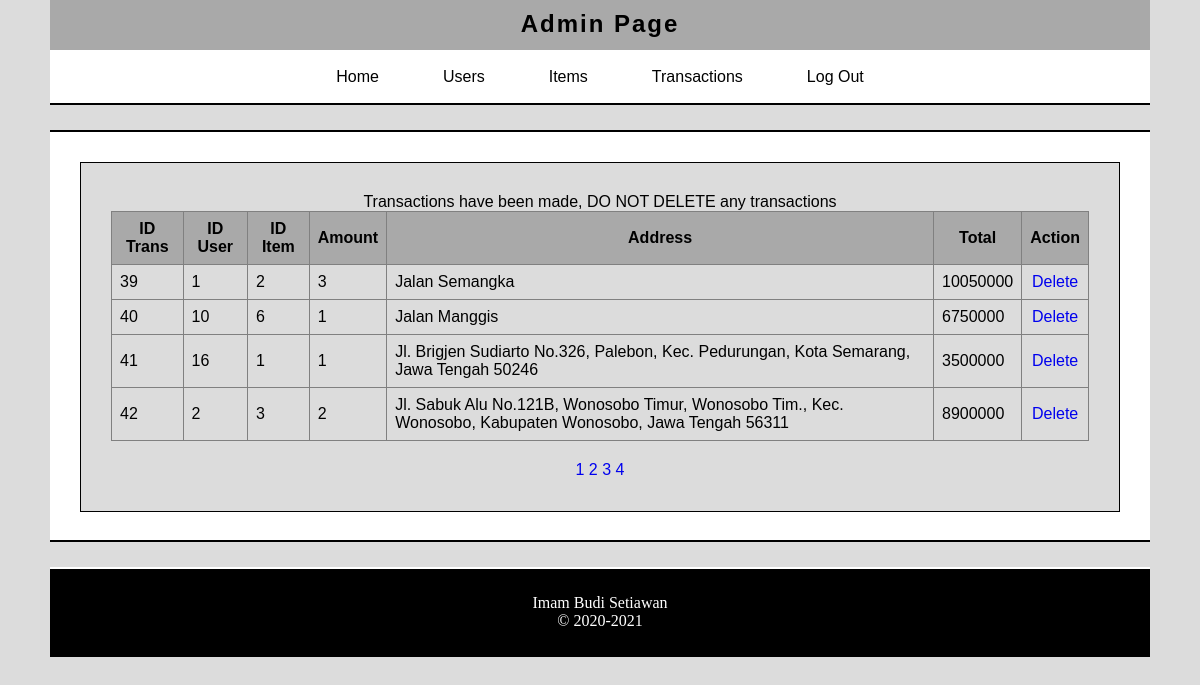
/admin-transaction.php?halaman=2 (signed in), run on the app's committed database.
### tables this page shows
CREATE TABLE `transaction` (
  `id_tr` int(11) NOT NULL,
  `id_user` int(10) NOT NULL,
  `id_item` int(11) NOT NULL,
  `amount` int(10) NOT NULL,
  `address` varchar(300) NOT NULL,
  `total` int(10) NOT NULL
);

### admin-transaction.php (the view, shortened to what this page needs)
<?php
require 'all.php';
?>
<!DOCTYPE html>
<html>
<head>
	<link rel="stylesheet" type="text/css" href="style/dash-style.css">
	<link rel="stylesheet" type="text/css" href="style/admin-style.css">
</head>
<body>
	<?php include 'include/header.php'; ?>
	<div class="content">
		<div class="contentTransaction">
			<p align="center">Transactions have been made, DO NOT DELETE any transactions</p>
			<div>
				<table width="100%" border="1"  class="TransTable">
					<tr>
						<th>ID Trans</th>
						<th>ID User</th>
						<th>ID Item</th>
						<th>Amount</th>
						<th>Address</th>
						<th>Total</th>
						<th>Action</th>
					</tr>
					<?php
						$halaman = 4;
						$page = isset($_GET["halaman"]) ? (int)$_GET["halaman"] : 1;
						$mulai = ($page>1) ? ($page * $halaman) - $halaman : 0;
						$result = mysqli_query($conn, "SELECT * FROM transaction");
						$total = mysqli_num_rows($result);
						$pages = ceil($total/$halaman);
						$query = mysqli_query($conn, "SELECT * FROM transaction LIMIT $mulai, $halaman") or die(mysql_error);
						while ($data = mysqli_fetch_assoc($query))
					{ ?>
						<tr>
							<td><?php echo $data['id_tr']; ?></td>
							<td><?php echo $data['id_user']; ?></td>
							<td><?php echo $data['id_item']; ?></td>
							<td><?php echo $data['amount']; ?></td>
							<td><?php echo $data['address']; ?></td>
							<td><?php echo $data['total']; ?></td>
							<td class="action"><a href="delete-trans.php?id_tr=<?=$data['id_tr'];?>">Delete</a>
				 			</td>
						</tr>
						<?php } ?>
				</table>
				<div class="paging">
					<?php for ($i=1; $i <= $pages ; $i++) { ?>
					<a href="?halaman=<?php echo $i; ?>"><?php echo $i; ?></a>
					<?php } ?>
				</div>
			</div>
		</div>
	</div>
	<?php include 'include/footer.php'; ?>
</body>
</html>

### style/dash-style.css (style rules this page uses)
* { margin: 0; padding: 0; box-sizing: border-box; }
body { background: #DCDCDC; }
.content { padding: 30px; width: 1100px; height: 412px; margin: 0 auto; position: relative; margin-top: 50px; background: #fff; border-top: 2px solid #000; border-bottom: 2px solid #000; }
.paging { margin-top: 20px; font-family: 'Fira Sans', sans-serif; text-align: center; }
.paging a { text-decoration: none; }

### style/admin-style.css (style rules this page uses)
table { border-collapse: collapse; width: 100%; }
th, td { text-align: left; padding: 8px; }
.action { text-align: center; }
.action a { text-decoration: none; }
th { text-align: center; background-color: #A9A9A9; color: black; }
.paging { margin-top: 20px; font-family: 'Fira Sans', sans-serif; text-align: center; }
.paging a { text-decoration: none; }
.contentTransaction { font-family: 'Fira Sans', sans-serif; height: 180px; background: #DCDCDC; padding: 30px; margin-bottom: 30px; border: 1px solid black; }
.contentTransaction { background: #DCDCDC; height: 350px; }

### data on the page
transaction: id_tr "39", id_user "1", id_item "2", amount "3", address "Jalan Semangka", total "10050000"
transaction: id_tr "40", id_user "10", id_item "6", amount "1", address "Jalan Manggis", total "6750000"
transaction: id_tr "41", id_user "16", id_item "1", amount "1", address "Jl. Brigjen Sudiarto No.326, Palebon, Kec. Pedurungan, Kota Semarang, Jawa Tengah 50246", total "3500000"
transaction: id_tr "42", id_user "2", id_item "3", amount "2", address "Jl. Sabuk Alu No.121B, Wonosobo Timur, Wonosobo Tim., Kec. Wonosobo, Kabupaten Wonosobo, Jawa Tengah 56311", total "8900000"
